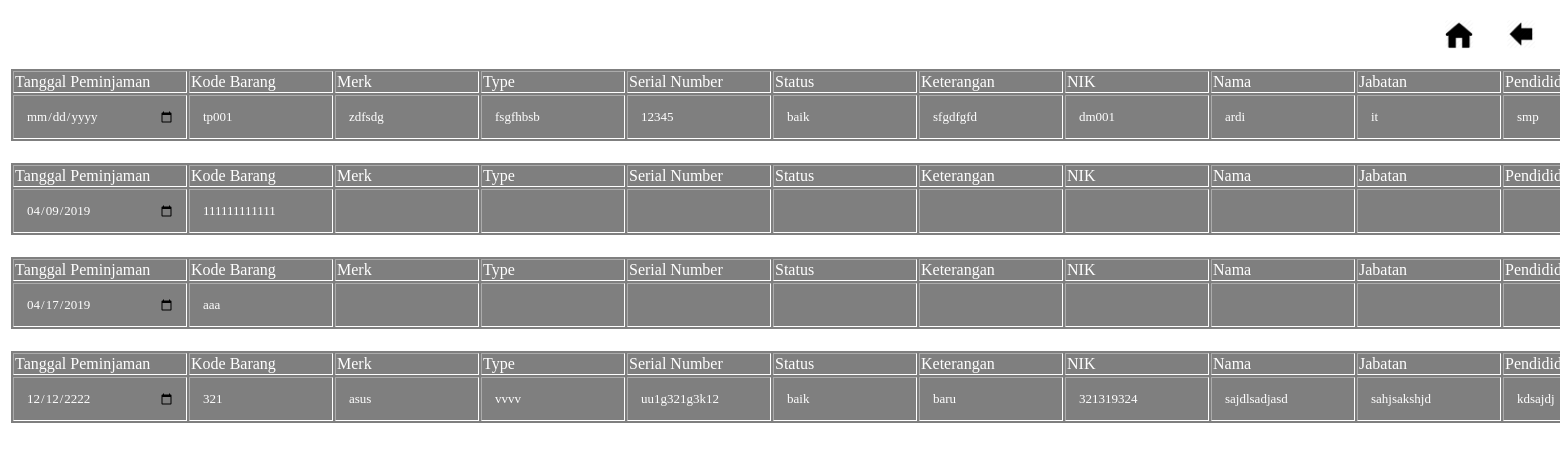
/outputdataTSLPT.php, run on the app's committed database.
### tables this page shows
CREATE TABLE `tbtransaksilaptop` (
  `tglpeminjaman` date NOT NULL,
  `kodebarang` varchar(25) NOT NULL,
  `merk` varchar(25) NOT NULL,
  `type` varchar(25) NOT NULL,
  `sn` varchar(25) NOT NULL,
  `status` varchar(25) NOT NULL,
  `keterangan` varchar(25) NOT NULL,
  `noid` varchar(25) NOT NULL,
  `nama` varchar(25) NOT NULL,
  `jabatan` varchar(25) NOT NULL,
  `pendidikanakhir` varchar(25) NOT NULL,
  `jeniskelamin` varchar(25) NOT NULL,
  `ttl` varchar(25) NOT NULL,
  `alamat` varchar(50) NOT NULL,
  `tahunmasuk` varchar(25) NOT NULL,
  `nohp` varchar(25) NOT NULL,
  `tglpengembalian` date NOT NULL
);

### outputdataTSLPT.php (the view, shortened to what this page needs)
<div class="back">
	<ul>
		<a href="transaksiLPT.php"><li><img src="img/back.png">
	</li></a>
	<a href="home.php"><li><img src="img/home.png"></li></a>
	</ul>
</div>
<h1>Data Transaksi Laptop :</h1>
<?php
require_once 'functionall.php';
 $sql = mysqli_query($dbc, "SELECT * FROM tbtransaksilaptop");
 while($data = mysqli_fetch_array($sql)){
 ?>
<div class="bloon">
	<form method="post">
<table border="2" style="border:solid white;">
<tr>
	<td>Tanggal Peminjaman</td>
	<td>Kode Barang</td>
	<td>Merk</td>
	<td>Type</td>
	<td>Serial Number</td>
	<td>Status</td>
	<td>Keterangan</td>
	<td>NIK</td>
	<td>Nama</td>
	<td>Jabatan</td>
	<td>Pendididkan Akhir</td>
</tr>
<tr >
	<td><input type="date" name="tglpeminjaman" value="<?php echo $data['tglpeminjaman'];?>" style="width: 150px; height: 20px;"></td>
	<td><input type="text" name="kodebarang" value="<?php echo $data['kodebarang'];?>" style="width: 120px;"></td>
	<td><input type="text" name="merk" value="<?php echo $data['merk'];?>" style="width: 120px;"></td>
	<td><input type="text" name="type" value="<?php echo $data['type'];?>" style="width: 120px;"><br></td>
	<td><input type="text" name="sn" value="<?php echo $data['sn'];?>" style="width: 120px;"></td>
	<td><input type="text" name="status" value="<?php echo $data['status'];?>" style="width: 120px;"></td>
	<td><input type="text" name="keterangan" value="<?php echo $data['keterangan'];?>" style="width: 120px;"></td>
	<td><input type="text" name="noid" value="<?php echo $data['noid'];?>" style="width: 120px;"></td>
	<td><input type="text" name="nama" value="<?php echo $data['nama'];?>" style="width: 120px;"></td>
	<td><input type="text" name="jabatan" value="<?php echo $data['jabatan'];?>" style="width: 120px;"></td>
	<td><input type="text" name="pendidikanakhir" value="<?php echo $data['pendidikanakhir'];?>" style="width: 120px;"></td>
</tr>
</table>
 </form>
 </div>
 <?php
}
?>

### outputdataTSLPT.php (style rules this page uses)
table { border-radius: 3px; background-color: rgba(0,0,0,0.5); }
.bloon input { color: white; border:none; background-color: transparent; font-size: 13px; font-family: Comic Sans MS; margin: 10px; }
.back a { text-decoration: none; color: white; }
.back ul li { background-color:white; width: 50px; height: 40px; border:1px solid; border-radius: 3px; text-align: center; margin:5px; list-style: none; float: right; }
img { width: 30px; height: 30px; margin: 5px; }

### data on the page
tbtransaksilaptop: kodebarang "tp001", merk "zdfsdg", type "fsgfhbsb", sn "12345", status "baik", keterangan "sfgdfgfd", noid "dm001", nama "ardi", jabatan "it", pendidikanakhir "smp"
tbtransaksilaptop: tglpeminjaman "04/09/2019", kodebarang "111111111111"
tbtransaksilaptop: tglpeminjaman "04/17/2019", kodebarang "aaa"
tbtransaksilaptop: tglpeminjaman "12/12/2222", kodebarang "321", merk "asus", type "vvvv", sn "uu1g321g3k12", status "baik", keterangan "baru", noid "321319324", nama "sajdlsadjasd", jabatan "sahjsakshjd", pendidikanakhir "kdsajdj"
